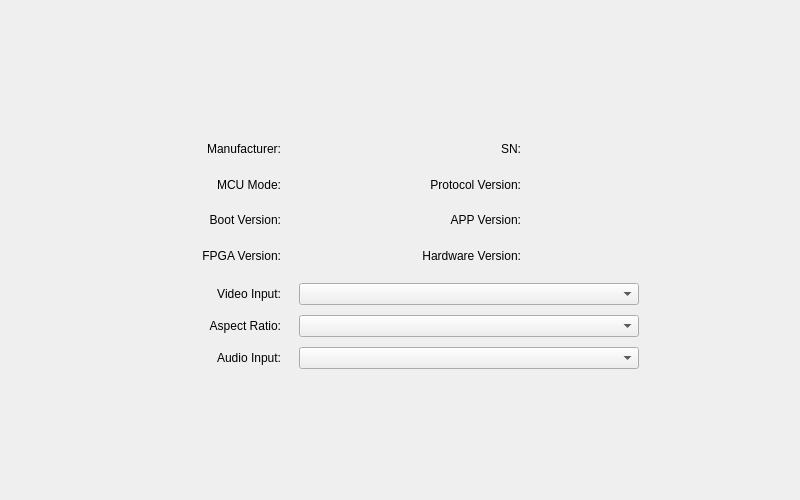
<?xml version="1.0" encoding="UTF-8"?>
<ui version="4.0">
 <class>SC7018_Settomg_Form</class>
 <widget class="QWidget" name="SC7018_Settomg_Form">
  <property name="geometry">
   <rect>
    <x>0</x>
    <y>0</y>
    <width>800</width>
    <height>500</height>
   </rect>
  </property>
  <property name="windowTitle">
   <string>Form</string>
  </property>
  <layout class="QHBoxLayout" name="horizontalLayout_2">
   <item>
    <spacer name="horizontalSpacer">
     <property name="orientation">
      <enum>Qt::Orientation::Horizontal</enum>
     </property>
     <property name="sizeType">
      <enum>QSizePolicy::Policy::Maximum</enum>
     </property>
     <property name="sizeHint" stdset="0">
      <size>
       <width>150</width>
       <height>20</height>
      </size>
     </property>
    </spacer>
   </item>
   <item>
    <layout class="QVBoxLayout" name="verticalLayout_2">
     <property name="spacing">
      <number>0</number>
     </property>
     <item>
      <spacer name="verticalSpacer_2">
       <property name="orientation">
        <enum>Qt::Orientation::Vertical</enum>
       </property>
       <property name="sizeType">
        <enum>QSizePolicy::Policy::Maximum</enum>
       </property>
       <property name="sizeHint" stdset="0">
        <size>
         <width>20</width>
         <height>120</height>
        </size>
       </property>
      </spacer>
     </item>
     <item>
      <layout class="QHBoxLayout" name="horizontalLayout_7">
       <property name="spacing">
        <number>18</number>
       </property>
       <item>
        <widget class="QLabel" name="label_9">
         <property name="sizePolicy">
          <sizepolicy hsizetype="Fixed" vsizetype="Preferred">
           <horstretch>0</horstretch>
           <verstretch>0</verstretch>
          </sizepolicy>
         </property>
         <property name="minimumSize">
          <size>
           <width>120</width>
           <height>0</height>
          </size>
         </property>
         <property name="maximumSize">
          <size>
           <width>120</width>
           <height>16777215</height>
          </size>
         </property>
         <property name="text">
          <string>Manufacturer:</string>
         </property>
         <property name="alignment">
          <set>Qt::AlignmentFlag::AlignRight|Qt::AlignmentFlag::AlignTrailing|Qt::AlignmentFlag::AlignVCenter</set>
         </property>
        </widget>
       </item>
       <item>
        <widget class="QLabel" name="label_manufacturer">
         <property name="sizePolicy">
          <sizepolicy hsizetype="Fixed" vsizetype="Preferred">
           <horstretch>0</horstretch>
           <verstretch>0</verstretch>
          </sizepolicy>
         </property>
         <property name="minimumSize">
          <size>
           <width>75</width>
           <height>0</height>
          </size>
         </property>
         <property name="maximumSize">
          <size>
           <width>75</width>
           <height>16777215</height>
          </size>
         </property>
         <property name="text">
          <string/>
         </property>
         <property name="textInteractionFlags">
          <set>Qt::TextInteractionFlag::TextSelectableByMouse</set>
         </property>
        </widget>
       </item>
       <item>
        <spacer name="horizontalSpacer_3">
         <property name="orientation">
          <enum>Qt::Orientation::Horizontal</enum>
         </property>
         <property name="sizeHint" stdset="0">
          <size>
           <width>0</width>
           <height>20</height>
          </size>
         </property>
        </spacer>
       </item>
       <item>
        <widget class="QLabel" name="label_10">
         <property name="sizePolicy">
          <sizepolicy hsizetype="Fixed" vsizetype="Preferred">
           <horstretch>0</horstretch>
           <verstretch>0</verstretch>
          </sizepolicy>
         </property>
         <property name="minimumSize">
          <size>
           <width>120</width>
           <height>0</height>
          </size>
         </property>
         <property name="maximumSize">
          <size>
           <width>125</width>
           <height>16777215</height>
          </size>
         </property>
         <property name="text">
          <string>SN:</string>
         </property>
         <property name="alignment">
          <set>Qt::AlignmentFlag::AlignRight|Qt::AlignmentFlag::AlignTrailing|Qt::AlignmentFlag::AlignVCenter</set>
         </property>
        </widget>
       </item>
       <item>
        <widget class="QLabel" name="label_sn">
         <property name="minimumSize">
          <size>
           <width>100</width>
           <height>0</height>
          </size>
         </property>
         <property name="maximumSize">
          <size>
           <width>100</width>
           <height>16777215</height>
          </size>
         </property>
         <property name="text">
          <string/>
         </property>
         <property name="textInteractionFlags">
          <set>Qt::TextInteractionFlag::TextSelectableByMouse</set>
         </property>
        </widget>
       </item>
      </layout>
     </item>
     <item>
      <layout class="QHBoxLayout" name="horizontalLayout_6">
       <property name="spacing">
        <number>18</number>
       </property>
       <item>
        <widget class="QLabel" name="label_7">
         <property name="sizePolicy">
          <sizepolicy hsizetype="Fixed" vsizetype="Preferred">
           <horstretch>0</horstretch>
           <verstretch>0</verstretch>
          </sizepolicy>
         </property>
         <property name="minimumSize">
          <size>
           <width>120</width>
           <height>0</height>
          </size>
         </property>
         <property name="maximumSize">
          <size>
           <width>120</width>
           <height>16777215</height>
          </size>
         </property>
         <property name="text">
          <string>MCU Mode:</string>
         </property>
         <property name="alignment">
          <set>Qt::AlignmentFlag::AlignRight|Qt::AlignmentFlag::AlignTrailing|Qt::AlignmentFlag::AlignVCenter</set>
         </property>
        </widget>
       </item>
       <item>
        <widget class="QLabel" name="label_mcu_mode">
         <property name="sizePolicy">
          <sizepolicy hsizetype="Fixed" vsizetype="Preferred">
           <horstretch>0</horstretch>
           <verstretch>0</verstretch>
          </sizepolicy>
         </property>
         <property name="minimumSize">
          <size>
           <width>75</width>
           <height>0</height>
          </size>
         </property>
         <property name="maximumSize">
          <size>
           <width>75</width>
           <height>16777215</height>
          </size>
         </property>
         <property name="text">
          <string/>
         </property>
         <property name="textInteractionFlags">
          <set>Qt::TextInteractionFlag::TextSelectableByMouse</set>
         </property>
        </widget>
       </item>
       <item>
        <spacer name="horizontalSpacer_4">
         <property name="orientation">
          <enum>Qt::Orientation::Horizontal</enum>
         </property>
         <property name="sizeHint" stdset="0">
          <size>
           <width>0</width>
           <height>20</height>
          </size>
         </property>
        </spacer>
       </item>
       <item>
        <widget class="QLabel" name="label_8">
         <property name="sizePolicy">
          <sizepolicy hsizetype="Fixed" vsizetype="Preferred">
           <horstretch>0</horstretch>
           <verstretch>0</verstretch>
          </sizepolicy>
         </property>
         <property name="minimumSize">
          <size>
           <width>120</width>
           <height>0</height>
          </size>
         </property>
         <property name="maximumSize">
          <size>
           <width>125</width>
           <height>16777215</height>
          </size>
         </property>
         <property name="text">
          <string>Protocol Version:</string>
         </property>
         <property name="alignment">
          <set>Qt::AlignmentFlag::AlignRight|Qt::AlignmentFlag::AlignTrailing|Qt::AlignmentFlag::AlignVCenter</set>
         </property>
        </widget>
       </item>
       <item>
        <widget class="QLabel" name="label_protocol_ver">
         <property name="sizePolicy">
          <sizepolicy hsizetype="Fixed" vsizetype="Preferred">
           <horstretch>0</horstretch>
           <verstretch>0</verstretch>
          </sizepolicy>
         </property>
         <property name="minimumSize">
          <size>
           <width>100</width>
           <height>0</height>
          </size>
         </property>
         <property name="maximumSize">
          <size>
           <width>100</width>
           <height>16777215</height>
          </size>
         </property>
         <property name="text">
          <string/>
         </property>
         <property name="textInteractionFlags">
          <set>Qt::TextInteractionFlag::TextSelectableByMouse</set>
         </property>
        </widget>
       </item>
      </layout>
     </item>
     <item>
      <layout class="QHBoxLayout" name="horizontalLayout_5">
       <property name="spacing">
        <number>18</number>
       </property>
       <item>
        <widget class="QLabel" name="label_5">
         <property name="sizePolicy">
          <sizepolicy hsizetype="Fixed" vsizetype="Preferred">
           <horstretch>0</horstretch>
           <verstretch>0</verstretch>
          </sizepolicy>
         </property>
         <property name="minimumSize">
          <size>
           <width>120</width>
           <height>0</height>
          </size>
         </property>
         <property name="maximumSize">
          <size>
           <width>120</width>
           <height>16777215</height>
          </size>
         </property>
         <property name="text">
          <string>Boot Version:</string>
         </property>
         <property name="alignment">
          <set>Qt::AlignmentFlag::AlignRight|Qt::AlignmentFlag::AlignTrailing|Qt::AlignmentFlag::AlignVCenter</set>
         </property>
        </widget>
       </item>
       <item>
        <widget class="QLabel" name="label_boot_version">
         <property name="sizePolicy">
          <sizepolicy hsizetype="Fixed" vsizetype="Preferred">
           <horstretch>0</horstretch>
           <verstretch>0</verstretch>
          </sizepolicy>
         </property>
         <property name="minimumSize">
          <size>
           <width>75</width>
           <height>0</height>
          </size>
         </property>
         <property name="maximumSize">
          <size>
           <width>75</width>
           <height>16777215</height>
          </size>
         </property>
         <property name="text">
          <string/>
         </property>
         <property name="textInteractionFlags">
          <set>Qt::TextInteractionFlag::TextSelectableByMouse</set>
         </property>
        </widget>
       </item>
       <item>
        <spacer name="horizontalSpacer_5">
         <property name="orientation">
          <enum>Qt::Orientation::Horizontal</enum>
         </property>
         <property name="sizeHint" stdset="0">
          <size>
           <width>0</width>
           <height>20</height>
          </size>
         </property>
        </spacer>
       </item>
       <item>
        <widget class="QLabel" name="label_6">
         <property name="sizePolicy">
          <sizepolicy hsizetype="Fixed" vsizetype="Preferred">
           <horstretch>0</horstretch>
           <verstretch>0</verstretch>
          </sizepolicy>
         </property>
         <property name="minimumSize">
          <size>
           <width>120</width>
           <height>0</height>
          </size>
         </property>
         <property name="maximumSize">
          <size>
           <width>125</width>
           <height>16777215</height>
          </size>
         </property>
         <property name="text">
          <string>APP Version:</string>
         </property>
         <property name="alignment">
          <set>Qt::AlignmentFlag::AlignRight|Qt::AlignmentFlag::AlignTrailing|Qt::AlignmentFlag::AlignVCenter</set>
         </property>
        </widget>
       </item>
       <item>
        <widget class="QLabel" name="label_app_version">
         <property name="sizePolicy">
          <sizepolicy hsizetype="Fixed" vsizetype="Preferred">
           <horstretch>0</horstretch>
           <verstretch>0</verstretch>
          </sizepolicy>
         </property>
         <property name="minimumSize">
          <size>
           <width>100</width>
           <height>0</height>
          </size>
         </property>
         <property name="maximumSize">
          <size>
           <width>100</width>
           <height>16777215</height>
          </size>
         </property>
         <property name="text">
          <string/>
         </property>
         <property name="textInteractionFlags">
          <set>Qt::TextInteractionFlag::TextSelectableByMouse</set>
         </property>
        </widget>
       </item>
      </layout>
     </item>
     <item>
      <layout class="QHBoxLayout" name="horizontalLayout_4">
       <property name="spacing">
        <number>18</number>
       </property>
       <item>
        <widget class="QLabel" name="label_3">
         <property name="sizePolicy">
          <sizepolicy hsizetype="Fixed" vsizetype="Preferred">
           <horstretch>0</horstretch>
           <verstretch>0</verstretch>
          </sizepolicy>
         </property>
         <property name="minimumSize">
          <size>
           <width>120</width>
           <height>0</height>
          </size>
         </property>
         <property name="maximumSize">
          <size>
           <width>120</width>
           <height>16777215</height>
          </size>
         </property>
         <property name="text">
          <string>FPGA Version:</string>
         </property>
         <property name="alignment">
          <set>Qt::AlignmentFlag::AlignRight|Qt::AlignmentFlag::AlignTrailing|Qt::AlignmentFlag::AlignVCenter</set>
         </property>
        </widget>
       </item>
       <item>
        <widget class="QLabel" name="label_fpga_version">
         <property name="sizePolicy">
          <sizepolicy hsizetype="Fixed" vsizetype="Preferred">
           <horstretch>0</horstretch>
           <verstretch>0</verstretch>
          </sizepolicy>
         </property>
         <property name="minimumSize">
          <size>
           <width>75</width>
           <height>0</height>
          </size>
         </property>
         <property name="maximumSize">
          <size>
           <width>75</width>
           <height>16777215</height>
          </size>
         </property>
         <property name="text">
          <string/>
         </property>
         <property name="textInteractionFlags">
          <set>Qt::TextInteractionFlag::TextSelectableByMouse</set>
         </property>
        </widget>
       </item>
       <item>
        <spacer name="horizontalSpacer_6">
         <property name="orientation">
          <enum>Qt::Orientation::Horizontal</enum>
         </property>
         <property name="sizeHint" stdset="0">
          <size>
           <width>0</width>
           <height>20</height>
          </size>
         </property>
        </spacer>
       </item>
       <item>
        <widget class="QLabel" name="label_4">
         <property name="sizePolicy">
          <sizepolicy hsizetype="Fixed" vsizetype="Preferred">
           <horstretch>0</horstretch>
           <verstretch>0</verstretch>
          </sizepolicy>
         </property>
         <property name="minimumSize">
          <size>
           <width>120</width>
           <height>0</height>
          </size>
         </property>
         <property name="maximumSize">
          <size>
           <width>125</width>
           <height>16777215</height>
          </size>
         </property>
         <property name="text">
          <string>Hardware Version:</string>
         </property>
         <property name="alignment">
          <set>Qt::AlignmentFlag::AlignRight|Qt::AlignmentFlag::AlignTrailing|Qt::AlignmentFlag::AlignVCenter</set>
         </property>
        </widget>
       </item>
       <item>
        <widget class="QLabel" name="label_hardware_ver">
         <property name="sizePolicy">
          <sizepolicy hsizetype="Fixed" vsizetype="Preferred">
           <horstretch>0</horstretch>
           <verstretch>0</verstretch>
          </sizepolicy>
         </property>
         <property name="minimumSize">
          <size>
           <width>100</width>
           <height>0</height>
          </size>
         </property>
         <property name="maximumSize">
          <size>
           <width>100</width>
           <height>16777215</height>
          </size>
         </property>
         <property name="text">
          <string/>
         </property>
         <property name="textInteractionFlags">
          <set>Qt::TextInteractionFlag::TextSelectableByMouse</set>
         </property>
        </widget>
       </item>
      </layout>
     </item>
     <item>
      <spacer name="verticalSpacer_3">
       <property name="orientation">
        <enum>Qt::Orientation::Vertical</enum>
       </property>
       <property name="sizeType">
        <enum>QSizePolicy::Policy::Fixed</enum>
       </property>
       <property name="sizeHint" stdset="0">
        <size>
         <width>20</width>
         <height>10</height>
        </size>
       </property>
      </spacer>
     </item>
     <item>
      <widget class="QWidget" name="set_widget" native="true">
       <property name="minimumSize">
        <size>
         <width>0</width>
         <height>80</height>
        </size>
       </property>
       <layout class="QVBoxLayout" name="verticalLayout">
        <property name="spacing">
         <number>10</number>
        </property>
        <property name="leftMargin">
         <number>0</number>
        </property>
        <property name="topMargin">
         <number>0</number>
        </property>
        <property name="rightMargin">
         <number>0</number>
        </property>
        <property name="bottomMargin">
         <number>0</number>
        </property>
        <item>
         <layout class="QHBoxLayout" name="horizontalLayout">
          <property name="spacing">
           <number>18</number>
          </property>
          <item>
           <widget class="QLabel" name="label">
            <property name="sizePolicy">
             <sizepolicy hsizetype="Maximum" vsizetype="Preferred">
              <horstretch>0</horstretch>
              <verstretch>0</verstretch>
             </sizepolicy>
            </property>
            <property name="maximumSize">
             <size>
              <width>120</width>
              <height>16777215</height>
             </size>
            </property>
            <property name="text">
             <string>Video Input:</string>
            </property>
            <property name="alignment">
             <set>Qt::AlignmentFlag::AlignRight|Qt::AlignmentFlag::AlignTrailing|Qt::AlignmentFlag::AlignVCenter</set>
            </property>
           </widget>
          </item>
          <item>
           <widget class="CustomComboBox" name="comboBox_video_input"/>
          </item>
         </layout>
        </item>
        <item>
         <layout class="QHBoxLayout" name="horizontalLayout_3">
          <property name="spacing">
           <number>18</number>
          </property>
          <item>
           <widget class="QLabel" name="label_11">
            <property name="sizePolicy">
             <sizepolicy hsizetype="Maximum" vsizetype="Preferred">
              <horstretch>0</horstretch>
              <verstretch>0</verstretch>
             </sizepolicy>
            </property>
            <property name="maximumSize">
             <size>
              <width>120</width>
              <height>16777215</height>
             </size>
            </property>
            <property name="text">
             <string>Aspect Ratio:</string>
            </property>
            <property name="alignment">
             <set>Qt::AlignmentFlag::AlignRight|Qt::AlignmentFlag::AlignTrailing|Qt::AlignmentFlag::AlignVCenter</set>
            </property>
           </widget>
          </item>
          <item>
           <widget class="CustomComboBox" name="comboBox_out_radio"/>
          </item>
         </layout>
        </item>
        <item>
         <layout class="QHBoxLayout" name="horizontalLayout_8">
          <property name="spacing">
           <number>18</number>
          </property>
          <item>
           <widget class="QLabel" name="label_12">
            <property name="sizePolicy">
             <sizepolicy hsizetype="Fixed" vsizetype="Preferred">
              <horstretch>0</horstretch>
              <verstretch>0</verstretch>
             </sizepolicy>
            </property>
            <property name="minimumSize">
             <size>
              <width>120</width>
              <height>0</height>
             </size>
            </property>
            <property name="maximumSize">
             <size>
              <width>120</width>
              <height>16777215</height>
             </size>
            </property>
            <property name="text">
             <string>Audio Input:</string>
            </property>
            <property name="alignment">
             <set>Qt::AlignmentFlag::AlignRight|Qt::AlignmentFlag::AlignTrailing|Qt::AlignmentFlag::AlignVCenter</set>
            </property>
           </widget>
          </item>
          <item>
           <widget class="CustomComboBox" name="comboBox_audio_input"/>
          </item>
         </layout>
        </item>
       </layout>
      </widget>
     </item>
     <item>
      <spacer name="verticalSpacer">
       <property name="orientation">
        <enum>Qt::Orientation::Vertical</enum>
       </property>
       <property name="sizeType">
        <enum>QSizePolicy::Policy::Maximum</enum>
       </property>
       <property name="sizeHint" stdset="0">
        <size>
         <width>20</width>
         <height>120</height>
        </size>
       </property>
      </spacer>
     </item>
    </layout>
   </item>
   <item>
    <spacer name="horizontalSpacer_2">
     <property name="orientation">
      <enum>Qt::Orientation::Horizontal</enum>
     </property>
     <property name="sizeType">
      <enum>QSizePolicy::Policy::Maximum</enum>
     </property>
     <property name="sizeHint" stdset="0">
      <size>
       <width>150</width>
       <height>20</height>
      </size>
     </property>
    </spacer>
   </item>
  </layout>
 </widget>
 <customwidgets>
  <customwidget>
   <class>CustomComboBox</class>
   <extends>QComboBox</extends>
   <header>src.components.CustomComboBox</header>
  </customwidget>
 </customwidgets>
 <resources/>
 <connections/>
</ui>
